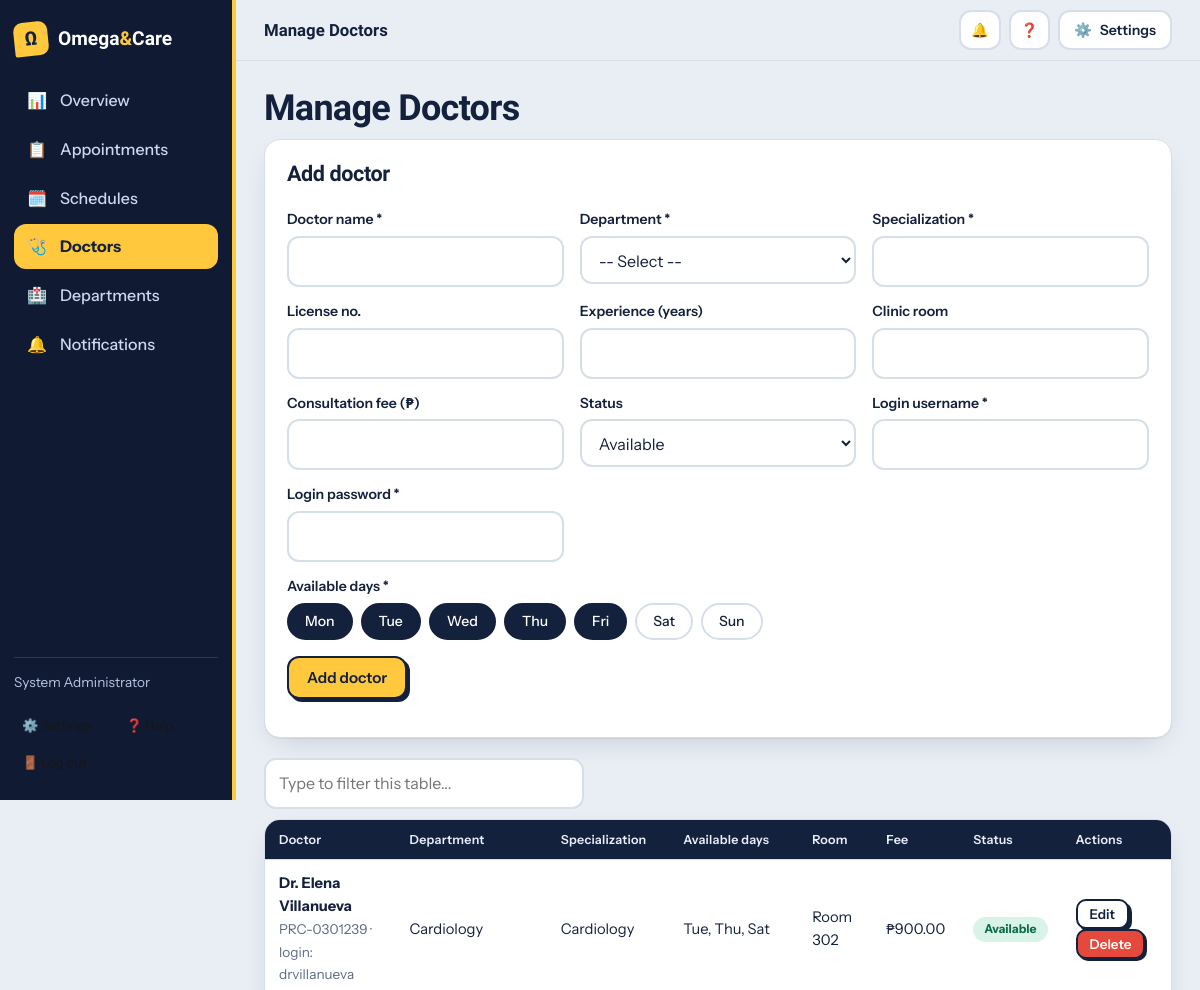
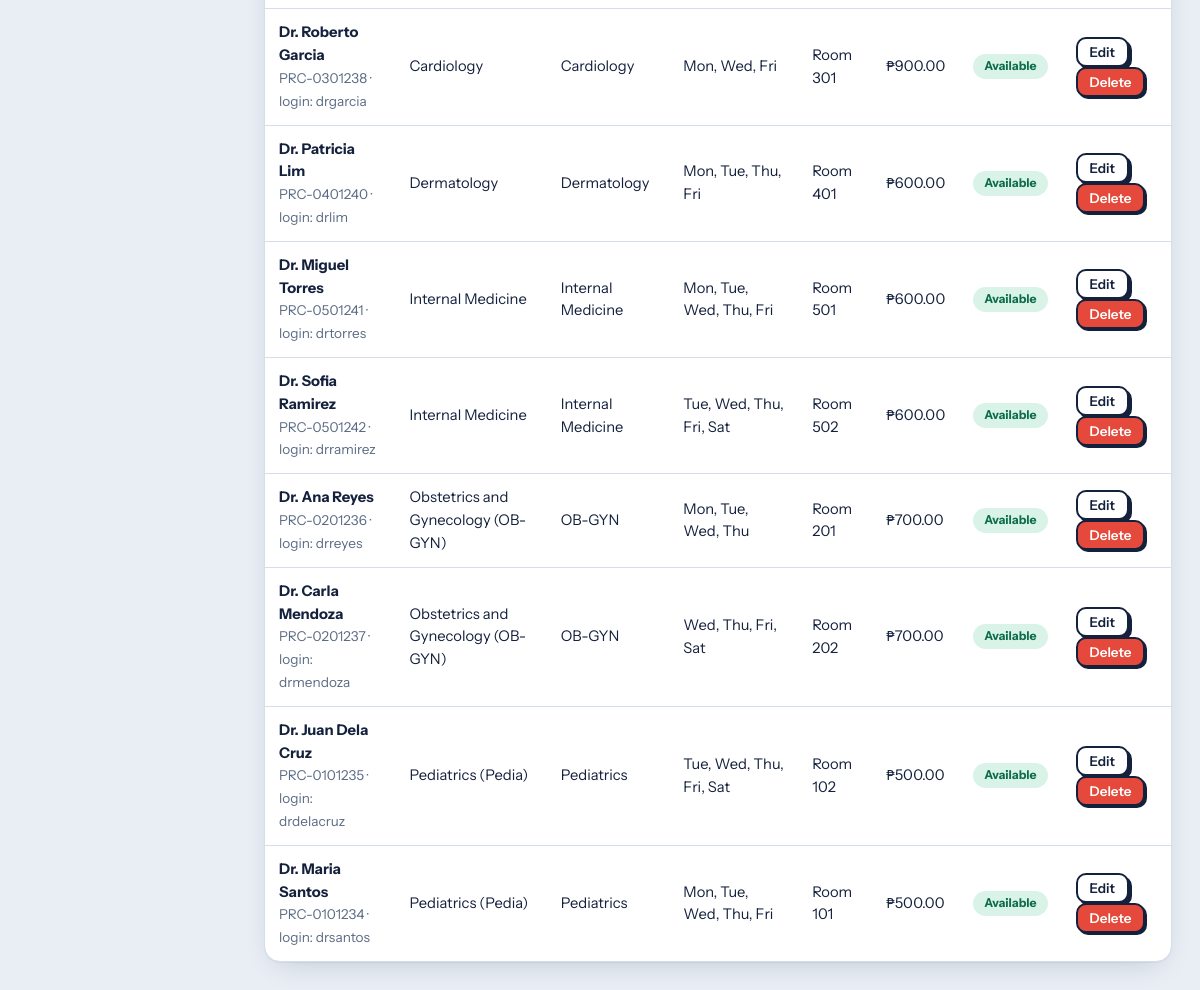
/admin/doctors.php (signed in), run on the app's committed database (2 pictures, top to bottom).
### tables this page shows
CREATE TABLE `doctors` (
  `doctor_id`        INT UNSIGNED NOT NULL AUTO_INCREMENT,
  `department_id`    INT UNSIGNED NOT NULL,
  `doctor_name`      VARCHAR(100) NOT NULL,
  `specialization`   VARCHAR(100) NOT NULL,
  `license_no`       VARCHAR(30)  DEFAULT NULL,
  `experience_years` TINYINT UNSIGNED DEFAULT NULL,
  `clinic_room`      VARCHAR(30)  DEFAULT NULL,
  `consultation_fee` DECIMAL(10,2) DEFAULT NULL,
  `available_days`   VARCHAR(40)  NOT NULL DEFAULT 'Mon,Tue,Wed,Thu,Fri' COMMENT 'comma list: Mon,Tue,...',
  `status`           ENUM('Available','Inactive') NOT NULL DEFAULT 'Available',
  `username`         VARCHAR(30)  DEFAULT NULL COMMENT 'doctor login',
  `password`         VARCHAR(255) DEFAULT NULL COMMENT 'password_hash() output',
  PRIMARY KEY (`doctor_id`),
  UNIQUE KEY `uq_doctors_username` (`username`),
  KEY `idx_doctors_department` (`department_id`),
  CONSTRAINT `fk_doctors_department` FOREIGN KEY (`department_id`)
    REFERENCES `departments` (`department_id`) ON DELETE RESTRICT ON UPDATE CASCADE
);

CREATE TABLE `departments` (
  `department_id`   INT UNSIGNED NOT NULL AUTO_INCREMENT,
  `department_name` VARCHAR(100) NOT NULL,
  `description`     VARCHAR(255) DEFAULT NULL,
  PRIMARY KEY (`department_id`),
  UNIQUE KEY `uq_department_name` (`department_name`)
);

### includes/functions.php (called while the page is built, shortened)
<?php
function e($v): string { return htmlspecialchars((string) $v, ENT_QUOTES, 'UTF-8'); }

### admin/doctors.php (the view, shortened to what this page needs)
<?php
require_once __DIR__ . '/../includes/functions.php';
$DAYS = ['Mon', 'Tue', 'Wed', 'Thu', 'Fri', 'Sat', 'Sun'];
$editId = (int) ($_GET['edit'] ?? 0); $edit = null;
$editDays = $edit ? explode(',', $edit['available_days']) : ['Mon', 'Tue', 'Wed', 'Thu', 'Fri'];
$rows = $pdo->query('SELECT d.*, dp.department_name FROM doctors d JOIN departments dp ON dp.department_id = d.department_id ORDER BY dp.department_name, d.doctor_name')->fetchAll();
require __DIR__ . '/../includes/header.php';
?>
<h1>Manage Doctors</h1>
<div class="card">
  <h2><?= $edit ? 'Edit doctor' : 'Add doctor' ?></h2>
  <form method="post">
    <div class="form-row">
      <div><label>Doctor name *</label><input name="doctor_name" required maxlength="100" value="<?= e($edit['doctor_name'] ?? '') ?>"></div>
      <div><label>Department *</label><select name="department_id" required>
        <option value="">-- Select --</option>
      </select></div>
      <div><label>Specialization *</label><input name="specialization" required maxlength="100" value="<?= e($edit['specialization'] ?? '') ?>"></div>
      <div><label>License no.</label><input name="license_no" maxlength="30" value="<?= e($edit['license_no'] ?? '') ?>"></div>
      <div><label>Experience (years)</label><input name="experience_years" type="number" min="0" max="80" value="<?= e($edit['experience_years'] ?? '') ?>"></div>
      <div><label>Clinic room</label><input name="clinic_room" maxlength="30" value="<?= e($edit['clinic_room'] ?? '') ?>"></div>
      <div><label>Consultation fee (&#8369;)</label><input name="consultation_fee" type="number" step="0.01" min="0" value="<?= e($edit['consultation_fee'] ?? '') ?>"></div>
      <div><label>Status</label><select name="status"><?php foreach (['Available', 'Inactive'] as $s): ?><option <?= ($edit['status'] ?? 'Available') === $s ? 'selected' : '' ?>><?= $s ?></option><?php endforeach; ?></select></div>
      <div><label>Login username *</label><input name="username" required maxlength="30" autocomplete="off" value="<?= e($edit['username'] ?? '') ?>"></div>
      <div><label>Login password <?= $edit ? '<span class="hint">(blank = keep current)</span>' : '*' ?></label><input type="password" name="password" autocomplete="new-password" <?= $edit ? '' : 'required' ?>></div>
    </div>
    <label>Available days *</label>
    <div class="checks"><?php foreach ($DAYS as $d): ?><label><input type="checkbox" name="days[]" value="<?= $d ?>" <?= in_array($d, $editDays, true) ? 'checked' : '' ?>><?= $d ?></label><?php endforeach; ?></div>
    <p><button class="btn" type="submit"><?= $edit ? 'Update doctor' : 'Add doctor' ?></button>
       <?php if ($edit): ?><a class="btn btn-outline" href="doctors.php">Cancel</a><?php endif; ?></p>
  </form>
</div>
<div class="table-wrap"><table>
  <thead><tr><th>Doctor</th><th>Department</th><th>Specialization</th><th>Available days</th><th>Room</th><th>Fee</th><th>Status</th><th>Actions</th></tr></thead>
  <tbody>
  <?php foreach ($rows as $r): ?>
    <tr><td><b><?= e($r['doctor_name']) ?></b><br><span class="hint"><?= e($r['license_no']) ?> &middot; login: <?= e($r['username'] ?? 'none') ?></span></td><td><?= e($r['department_name']) ?></td><td><?= e($r['specialization']) ?></td>
      <td><?= e(str_replace(',', ', ', $r['available_days'])) ?></td><td><?= e($r['clinic_room']) ?></td>
      <td><?= $r['consultation_fee'] !== null ? '&#8369;' . number_format((float) $r['consultation_fee'], 2) : '-' ?></td>
      <td><?= $r['status'] === 'Available' ? '<span class="badge badge-ok">Available</span>' : '<span class="badge badge-muted">Inactive</span>' ?></td>
      <td><a class="btn btn-sm btn-outline" href="?edit=<?= (int) $r['doctor_id'] ?>">Edit</a>
        <form method="post" class="inline-form" onsubmit="return confirm('Delete this doctor?')"><?= csrf_field() ?>
          <button class="btn btn-sm btn-danger">Delete</button></form></td></tr>
  <?php endforeach; ?>
  </tbody>
</table></div>
<?php require __DIR__ . '/../includes/footer.php'; ?>

### assets/css/style.css (style rules this page uses)
:root { --bg: #e9eef5; --surface: #fff; --ink: #14213d; --muted: #5c6b84; --line: #d6deea; --navy: #14213d; --navy2: #1d2f55; --ticket: #ffc83d; --ticket-d: #f2b312; --go: #13a06f; --warn: #f28c28; --bad: #e4493b; --info: #3b6fe0; --soft: #f3f6fb; --shadow: 0 1px 0 rgba(20, 33, 61, .05), 0 10px 30px -14px rgba(20, 33, 61, .25); --r: 16px; --display: "Bricolage Grotesque", "Trebuchet MS", system-ui, sans-serif; --body: "Instrument Sans", system-ui, -apple-system, "Segoe UI", sans-serif }
* { box-sizing: border-box }
html { scroll-behavior: smooth }
body { margin: 0; font-family: var(--body); background: var(--bg); color: var(--ink); line-height: 1.55; min-height: 100vh; display: flex; flex-direction: column }
a { color: var(--info); text-decoration: none }
h1, h2, h3 { font-family: var(--display); letter-spacing: -.02em; line-height: 1.1; margin: 0 0 10px }
h1 { font-size: clamp(1.8rem, 3vw, 2.5rem); font-weight: 800 }
h2 { font-size: 1.35rem; font-weight: 700 }
.hint { color: var(--muted); font-size: .85rem }
.card { background: var(--surface); border: 1px solid var(--line); border-radius: var(--r); padding: 22px; box-shadow: var(--shadow); margin-bottom: 20px }
.btn { display: inline-flex; align-items: center; gap: 6px; background: var(--ticket); color: var(--navy); border: 2px solid var(--navy); border-radius: 12px; padding: 10px 18px; font: 600 .95rem var(--body); cursor: pointer; text-decoration: none; box-shadow: 3px 3px 0 var(--navy); transition: transform .1s, box-shadow .1s }
.btn-sm { padding: 5px 12px; font-size: .84rem; border-radius: 10px; box-shadow: 2px 2px 0 var(--navy) }
.btn-outline { background: var(--surface); color: var(--ink); border-color: var(--ink); box-shadow: 3px 3px 0 var(--ink) }
.btn-danger { background: var(--bad); color: #fff }
label { display: block; font-weight: 600; font-size: .88rem; margin: 14px 0 5px }
input, select, textarea { width: 100%; padding: 11px 13px; border: 2px solid var(--line); border-radius: 12px; font: inherit; background: var(--surface); color: var(--ink); transition: border-color .15s, box-shadow .15s }
.form-row { display: grid; grid-template-columns: repeat(auto-fit, minmax(220px, 1fr)); gap: 0 16px }
.inline-form { display: inline-block; margin: 0 }
.checks { display: flex; flex-wrap: wrap; gap: 8px }
.checks label { margin: 0; font-weight: 500; cursor: pointer }
.checks label { border: 2px solid var(--line); border-radius: 999px; padding: 6px 16px; display: inline-block; transition: .15s }
.checks label:has(input:checked) { background: var(--navy); border-color: var(--navy); color: #fff }
.table-wrap { overflow-x: auto; background: var(--surface); border: 1px solid var(--line); border-radius: var(--r); margin-bottom: 20px; box-shadow: var(--shadow) }
table { width: 100%; border-collapse: collapse; font-size: .92rem }
th, td { padding: 12px 14px; text-align: left; border-bottom: 1px solid var(--line); vertical-align: middle }
th { background: var(--navy); color: #e8eefb; font: 600 .78rem var(--body); letter-spacing: .02em; white-space: nowrap }
tbody tr { transition: background .12s }
tr:last-child td { border-bottom: 0 }
.badge { display: inline-block; padding: 3px 11px; border-radius: 999px; font-size: .76rem; font-weight: 700; white-space: nowrap }
.badge-ok { background: #d9f3e8; color: #0d6c4a }

### data on the page
doctors: doctor_name "Dr. Elena Villanueva", license_no "PRC-0301239", username "drvillanueva", department.department_name "Cardiology", specialization "Cardiology", available_days "Tue, Thu, Sat", clinic_room "Room 302", consultation_fee "900.00", status "Available"
doctors: doctor_name "Dr. Roberto Garcia", license_no "PRC-0301238", username "drgarcia", department.department_name "Cardiology", specialization "Cardiology", available_days "Mon, Wed, Fri", clinic_room "Room 301", consultation_fee "900.00", status "Available"
doctors: doctor_name "Dr. Patricia Lim", license_no "PRC-0401240", username "drlim", department.department_name "Dermatology", specialization "Dermatology", available_days "Mon, Tue, Thu, Fri", clinic_room "Room 401", consultation_fee "600.00", status "Available"
doctors: doctor_name "Dr. Miguel Torres", license_no "PRC-0501241", username "drtorres", department.department_name "Internal Medicine", specialization "Internal Medicine", available_days "Mon, Tue, Wed, Thu, Fri", clinic_room "Room 501", consultation_fee "600.00", status "Available"
doctors: doctor_name "Dr. Sofia Ramirez", license_no "PRC-0501242", username "drramirez", department.department_name "Internal Medicine", specialization "Internal Medicine", available_days "Tue, Wed, Thu, Fri, Sat", clinic_room "Room 502", consultation_fee "600.00", status "Available"
doctors: doctor_name "Dr. Ana Reyes", license_no "PRC-0201236", username "drreyes", department.department_name "Obstetrics and Gynecology (OB-GYN)", specialization "OB-GYN", available_days "Mon, Tue, Wed, Thu", clinic_room "Room 201", consultation_fee "700.00", status "Available"
doctors: doctor_name "Dr. Carla Mendoza", license_no "PRC-0201237", username "drmendoza", department.department_name "Obstetrics and Gynecology (OB-GYN)", specialization "OB-GYN", available_days "Wed, Thu, Fri, Sat", clinic_room "Room 202", consultation_fee "700.00", status "Available"
doctors: doctor_name "Dr. Juan Dela Cruz", license_no "PRC-0101235", username "drdelacruz", department.department_name "Pediatrics (Pedia)", specialization "Pediatrics", available_days "Tue, Wed, Thu, Fri, Sat", clinic_room "Room 102", consultation_fee "500.00", status "Available"
doctors: doctor_name "Dr. Maria Santos", license_no "PRC-0101234", username "drsantos", department.department_name "Pediatrics (Pedia)", specialization "Pediatrics", available_days "Mon, Tue, Wed, Thu, Fri", clinic_room "Room 101", consultation_fee "500.00", status "Available"

### other printed values
$icon "📊 📋 🗓️ 🩺 🏥 🔔"
$label "Overview Appointments Schedules Doctors Departments Notifications"
$who "System Administrator"
$pageTitle "Manage Doctors"
$d "Mon"
$d "Tue"
$d "Wed"
$d "Thu"
$d "Fri"
$d "Sat"
$d "Sun"
form field status "Available"
